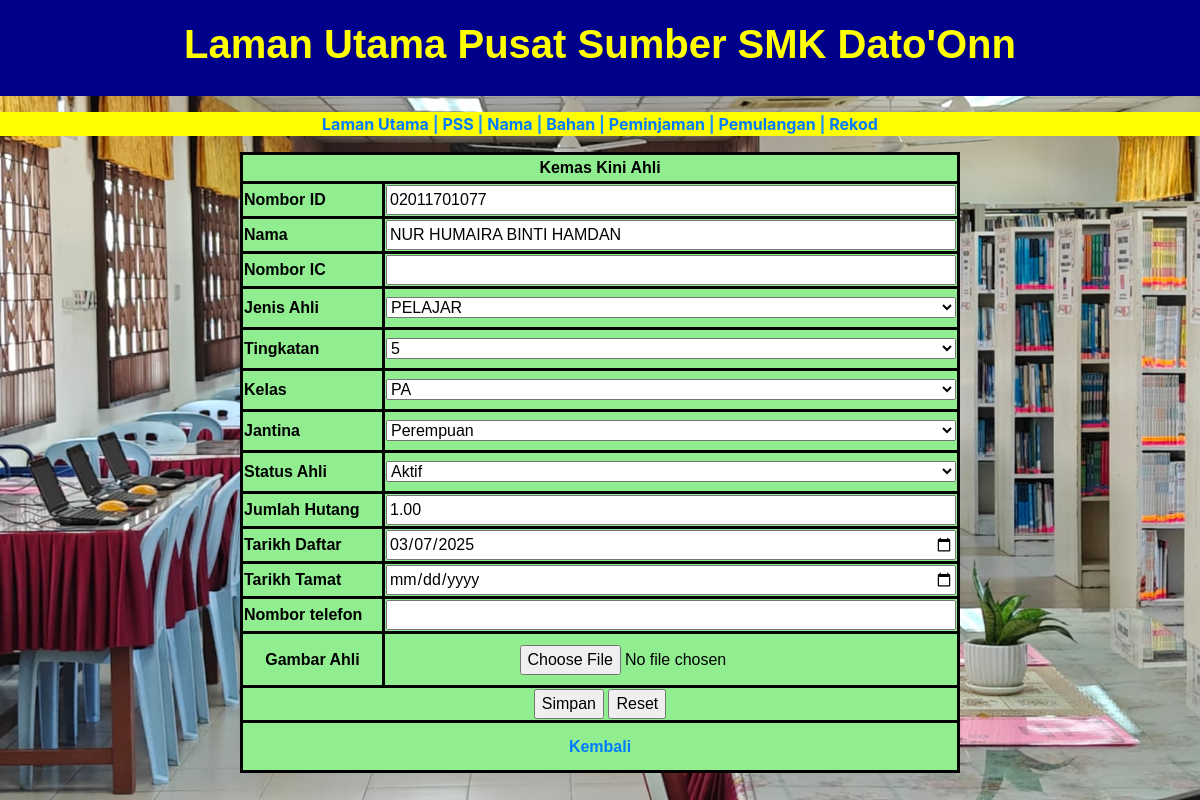
Screenshot of /PSS_user_update.php?id=02011701077 with the database file from the repository.
### tables this page shows
CREATE TABLE `ahli` (
  `user_id` int(20) NOT NULL,
  `Id_delima` varchar(20) NOT NULL,
  `nama_ahli` varchar(250) NOT NULL,
  `IC_ahli` varchar(20) NOT NULL,
  `jenis_ahli` enum('ADMIN','PENGAWAS PSS','GURU','PELAJAR','STAF SOKONGAN') NOT NULL,
  `Tingkatan` enum('1','2','3','4','5','6','Kelas Khas') NOT NULL,
  `Kelas` varchar(50) NOT NULL,
  `jenis_jantina` enum('Lelaki','Perempuan') NOT NULL,
  `no_telefon` varchar(20) NOT NULL,
  `Tahun_daftar` date DEFAULT current_timestamp(),
  `status` enum('Aktif','Tidak Aktif','Berhenti','Senarai Hitam','Tamat Perkhidmatan','Bertukar','Tamat Persekolahan') DEFAULT 'Aktif',
  `jumlah_hutang` decimal(10,2) DEFAULT 0.00,
  `tahun_tamat` date DEFAULT NULL,
  `gambar_ahli` varchar(300) NOT NULL,
  `jumlah_bacaan` int(11) DEFAULT 0
);

### PSS_user_update.php (the view, shortened to what this page needs)
<?php
include('dblibrary.php');
$sql = "SELECT value FROM senarai_kelas";
			$result = $conn->query($sql);
			$kelasOptions = [];
			if ($result->num_rows > 0) {
				while ($row = $result->fetch_assoc()) {
					$kelasOptions[] = $row['value'];
				}
			}
if (isset($_GET['id'])) {
    $id = $_GET['id'];
    $sql = "SELECT * FROM ahli WHERE id_delima = '$id'";
    $result = $conn->query($sql);
    if ($result && $result->num_rows > 0) {
        $rows = $result->fetch_assoc();
        $name = $rows['nama_ahli'];
        $ic = $rows['IC_ahli'];
        $j_ahli = $rows['jenis_ahli'];
        $tingkatan = $rows['Tingkatan'];
        $kelas = $rows['Kelas'];
        $jantina = $rows['jenis_jantina'];
        $status_ahli = $rows['status'];
        $hutang = $rows['jumlah_hutang'];
        $start_year = $rows['Tahun_daftar'];
        $end_year = $rows['tahun_tamat'];
        $mobile = $rows['no_telefon'];
    } else {
        echo "Tiada admin dijumpai dengan ID ini";
        exit();
    }
} else {
    echo "Ralat: Tiada ID diberikan";
    exit();
}
?>
<!DOCTYPE html>
<html lang="en">
  <head>
	<link rel="stylesheet" type="text/css" href="config/css/PSS.css">
    <link href="css/bootstrap-4.4.1.css" rel="stylesheet">
  </head>
	 <body>
	<main class="menu_content">
	  <header class="PSS_header">
		  <h1 align="center"><strong>Laman Utama Pusat Sumber SMK Dato'Onn</strong></h1>
	  </header>
		<p>
	  <section class="PSS_section"><strong>
		  <a href="library_pss_page.php">Laman Utama</a> | <a href="PSS_list.php">PSS</a> | <a href="PSS_senarai_nama.php">Nama</a> | <a href="PSS_Book.php">Bahan</a> | <a href="PSS_senarai_peminjam.php">Peminjaman</a> | <a href="PSS_senarai_pulang.php">Pemulangan</a> | <a href="PSS_History.php">Rekod</a></strong>
	  </section></p>
 <form id="form10" name="form10" method="post" enctype="multipart/form-data">
        <table class="form_nama" width="60%" height="218" border="1" cellpadding="1" cellspacing="1" align="center">
          <tbody>
            <tr>
              <td colspan="2" align="center"><strong>Kemas Kini Ahli</strong></td>
            </tr>
            <tr>
              <td width="174" align="left"><strong>Nombor ID </strong></td>
              <td><input type="text" id="txtID" name="txtID" value="<?php echo isset($id) ? $id : ''; ?>" style="width:570px;" required></td>
            </tr>
            <tr>
              <td align="left"><strong>Nama</strong></td>
              <td><input type="text" id="txtName" name="txtName" value="<?php echo isset($name) ? $name : ''; ?>" style="width:570px;"></td>
            </tr>
            <tr>
              <td width="174" align="left"><strong>Nombor IC</strong></td>
              <td><input type="text" id="txtIC" name="txtIC" value="<?php echo isset($ic) ? $ic : ''; ?>" style="width:570px;"></td>
            </tr>
            <tr>
              <td height="41" align="left"><strong>Jenis Ahli</strong></td>
              <td>
                <select name="jenis_ahli1" id="jenis_ahli1" style="width:570px;">
                  <?php
                  $enum_values = ["GURU", "PELAJAR", "STAF SOKONGAN"];
                  foreach ($enum_values as $value) {
                      echo '<option value="' . $value . '" ' . ($j_ahli == $value ? 'selected' : '') . '>' . $value . '</option>';
                  }
                  ?>
                </select>
              </td>
            </tr>
            <tr>
              <td height="41" align="left"><strong>Tingkatan</strong></td>
              <td>
                <select name="tingkatantxt" id="tingkatantxt" style="width:570px;">
                  <?php
                  $enum_values = ["Kelas Khas", "1", "2", "3", "4", "5", "6"];
                  foreach ($enum_values as $value) {
                      echo '<option value="' . $value . '" ' . ($tingkatan == $value ? 'selected' : '') . '>' . $value . '</option>';
                  }
                  ?>
                </select>
              </td>
            </tr>
            <tr>
              <td height="41" align="left"><strong>Kelas</strong></td>
			  <td>
				<select name="kelastxt" id="kelastxt" style="width:570px;">
				  <?php foreach ($kelasOptions as $value): ?>
					<option value="<?= $value; ?>" <?= ($kelas == $value) ? 'selected' : ''; ?>><?= $value; ?></option>
				  <?php endforeach; ?>
				</select>
			  </td>
			</tr>
            <tr>
              <td height="41" align="left"><strong>Jantina</strong></td>
              <td>
                <select name="jantina2" id="jantina2" style="width:570px;">
                  <?php
                  $enum_values = ["Lelaki", "Perempuan"];
                  foreach ($enum_values as $value) {
                      echo '<option value="' . $value . '" ' . ($jantina == $value ? 'selected' : '') . '>' . $value . '</option>';
                  }
                  ?>
                </select>
              </td>
            </tr>
            <tr>
              <td height="41" align="left"><strong>Status Ahli</strong></td>
              <td>
                <select name="sta_ahli2" id="sta_ahli2" style="width:570px;">
                  <?php
                  $enum_values = ["Aktif", "Tidak Aktif", "Berhenti", "Senarai Hitam", "Tamat Perkhidmatan", "Bertukar", "Tamat Persekolahan"];
                  foreach ($enum_values as $value) {
                      echo '<option value="' . $value . '" ' . ($status_ahli == $value ? 'selected' : '') . '>' . $value . '</option>';
                  }
                  ?>
                </select>
              </td>
            </tr>
            <tr>
              <td align="left"><strong>Jumlah Hutang</strong></td>
              <td><input type="text" id="txthutang" name="txthutang" value="<?php echo isset($hutang) ? $hutang : ''; ?>" style="width:570px;"></td>
            </tr>
            <tr>
              <td align="left"><strong>Tarikh Daftar</strong></td>
              <td><input type="date" id="date_school" name="date_school" value="<?php echo isset($start_year) ? $start_year : ''; ?>" style="width:570px;"></td>
            </tr>
            <tr>
              <td align="left"><strong>Tarikh Tamat </strong></td>
              <td><input type="date" id="date_end" name="date_end" value="<?php echo isset($end_year) ? $end_year : ''; ?>" style="width:570px;"></td>
            </tr>
            <tr>
              <td align="left"><strong>Nombor telefon</strong></td>
              <td><input type="text" id="txtMobile" name="txtMobile" value="<?php echo isset($mobile) ? $mobile : ''; ?>" style="width:570px;"></td>
            </tr>
            <tr>
              <td height="54"><strong>Gambar Ahli</strong></td>
              <td><input type="file" name="photo" id="photo"></td>
            </tr>
            <tr>
              <td colspan="2" align="center">
                <input type="submit" name="SaveChanges" value="Simpan">
                <input type="reset" value="Reset">
              </td>
            </tr>
			  <tr><td colspan="2"  align="center" height="50"><strong><a href="PSS_senarai_nama.php">Kembali</a></strong></td></tr>
          </tbody>
        </table>
      </form>
</main>
</body>
</html>

### config/css/PSS.css (style rules this page uses)
body { font-family: Arial, sans-serif; margin: 0; padding: 0; background-color: #f8f9fa; }
.PSS_header { text-align: center; background-color: darkblue; padding: 20px; }
.PSS_header h1 { font-family: Arial, sans-serif; font-weight: 400; color: yellow; }
.PSS_section { color: dodgerblue; background-color: yellow; text-align: center; text-decoration-color: black; }
.form_nama { font-family: Arial, sans-serif; color: black; background-color: lightgreen; text-align: center; }
table, th, td { border: 3px solid black; border-collapse: collapse; }

### rows the page displays
ahli: txtName "NUR HUMAIRA BINTI HAMDAN", jenis_ahli1 "PELAJAR", tingkatantxt "5", kelastxt "PA", jantina2 "Perempuan", sta_ahli2 "Aktif", txthutang "1.00", date_school "03/07/2025"
